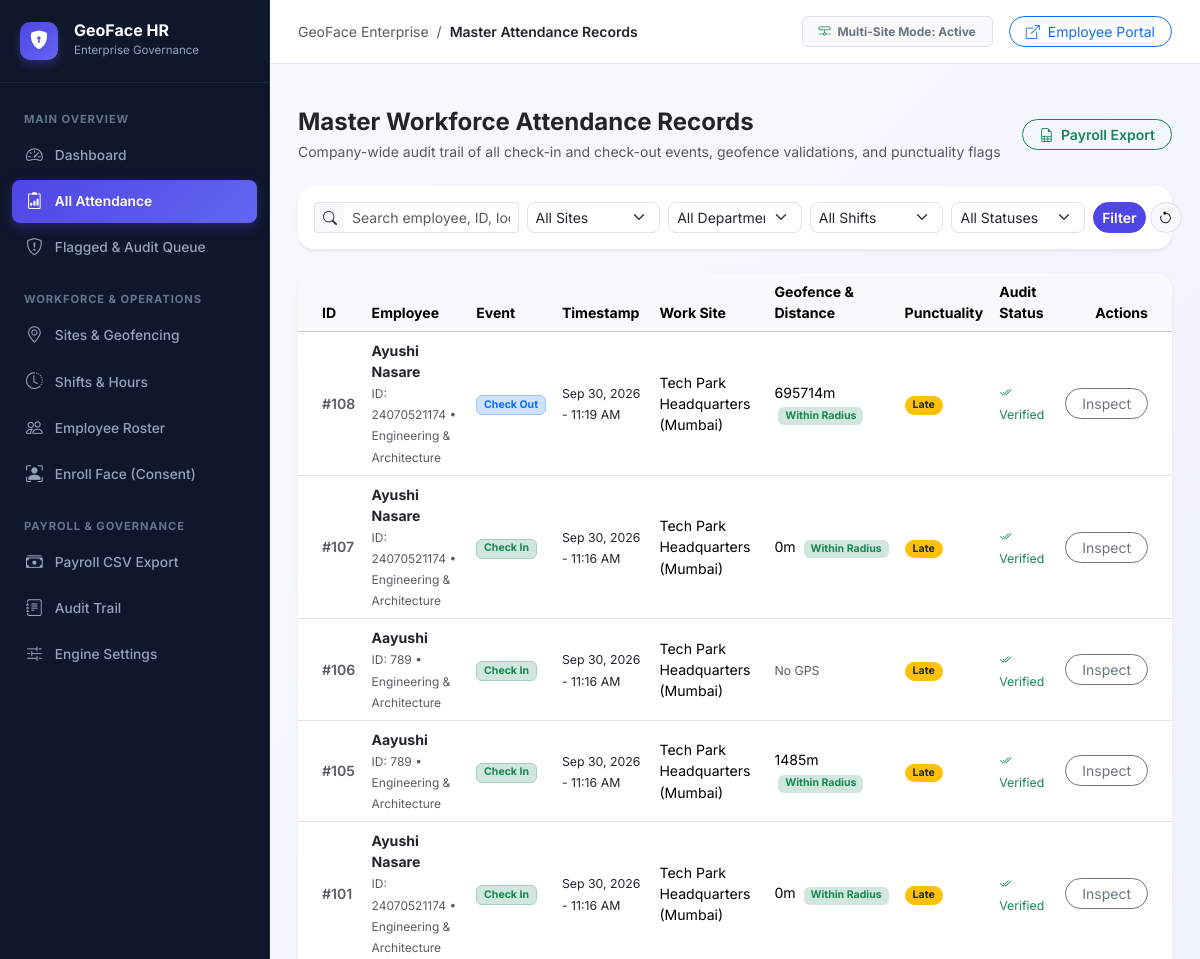
Page /admin/attendance-records (signed in, upper part) on the earlier database version.
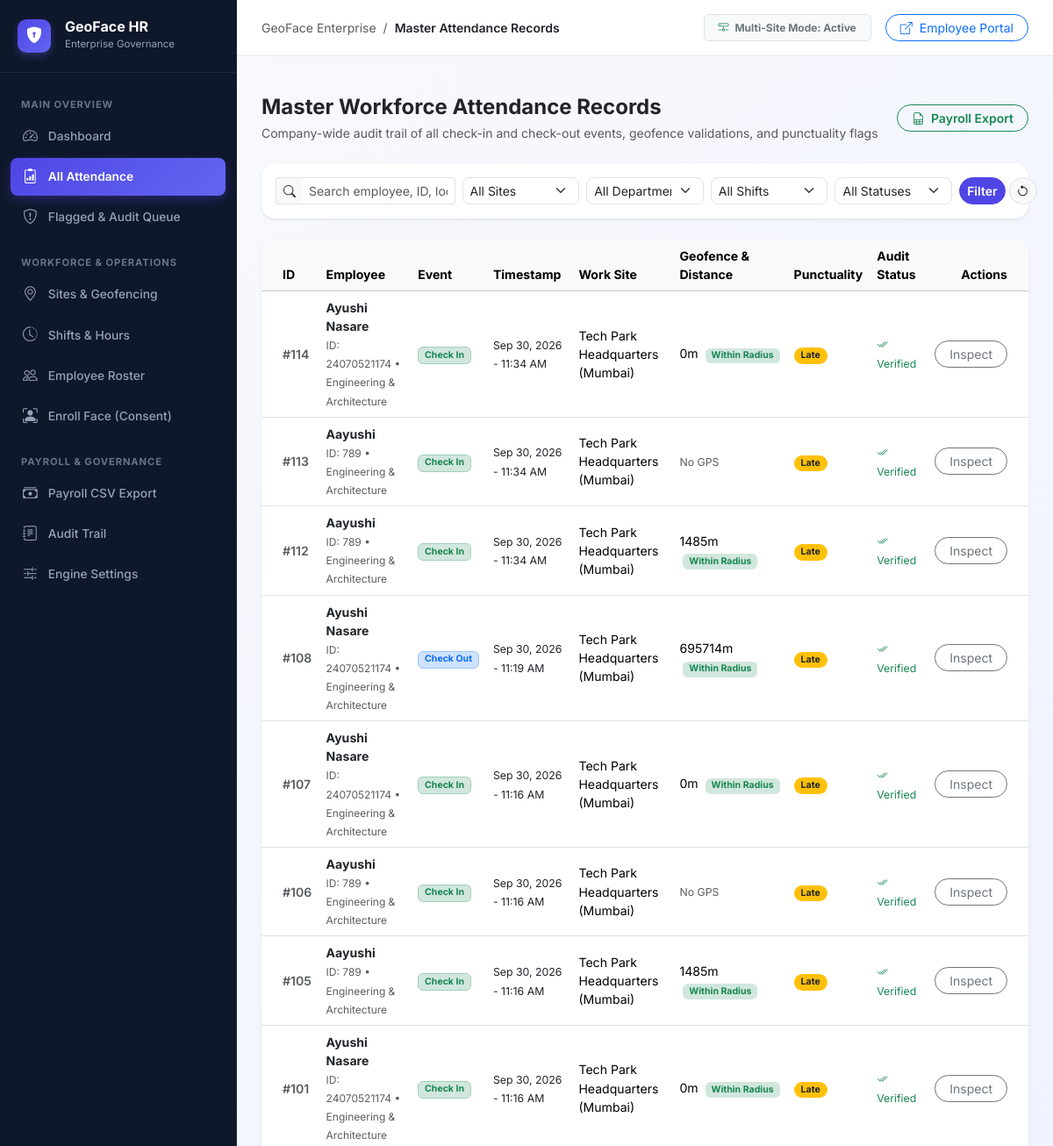
Same page on the later database version.
### tables this page shows
CREATE TABLE attendance_events (
            id INTEGER PRIMARY KEY AUTOINCREMENT,
            employee_id INTEGER NOT NULL,
            event_type TEXT NOT NULL,
            timestamp TEXT NOT NULL,
            latitude REAL,
            longitude REAL,
            address TEXT,
            site_id INTEGER,
            distance_from_site_meters REAL,
            within_geofence INTEGER DEFAULT 1,
            confidence REAL,
            liveness_passed INTEGER DEFAULT 1,
            geotagged_photo_path TEXT,
            status TEXT DEFAULT 'on_time',
            flagged INTEGER DEFAULT 0,
            flag_reason TEXT,
            reviewed_by INTEGER,
            review_note TEXT,
            created_at TEXT NOT NULL,
            FOREIGN KEY (employee_id) REFERENCES employees(id),
            FOREIGN KEY (site_id) REFERENCES sites(id)
        );

CREATE TABLE employees (
            id INTEGER PRIMARY KEY AUTOINCREMENT,
            name TEXT NOT NULL,
            employee_code TEXT UNIQUE NOT NULL,
            department_id INTEGER,
            site_id INTEGER,
            shift_id INTEGER,
            manager_id INTEGER,
            role TEXT DEFAULT 'employee',
            email TEXT UNIQUE,
            password_hash TEXT NOT NULL,
            active INTEGER DEFAULT 1,
            biometric_consent INTEGER DEFAULT 0,
            biometric_consent_timestamp TEXT,
            created_at TEXT NOT NULL,
            FOREIGN KEY (department_id) REFERENCES departments(id),
            FOREIGN KEY (site_id) REFERENCES sites(id),
            FOREIGN KEY (shift_id) REFERENCES shifts(id),
            FOREIGN KEY (manager_id) REFERENCES employees(id)
        );

CREATE TABLE departments (
            id INTEGER PRIMARY KEY AUTOINCREMENT,
            name TEXT NOT NULL,
            manager_id INTEGER,
            created_at TEXT NOT NULL
        );

CREATE TABLE sites (
            id INTEGER PRIMARY KEY AUTOINCREMENT,
            name TEXT NOT NULL,
            address TEXT,
            latitude REAL NOT NULL,
            longitude REAL NOT NULL,
            geofence_radius_meters REAL DEFAULT 200.0,
            geofencing_enabled INTEGER DEFAULT 1,
            created_at TEXT NOT NULL
        );

### blueprints/admin/routes.py (the view, shortened to what this page needs)
@admin_bp.route("/attendance")
@admin_bp.route("/attendance-records")
@login_required_admin
def attendance_records():
    site_filter = request.args.get("site_id")
    dept_filter = request.args.get("department_id")
    shift_filter = request.args.get("shift_id")
    status_filter = request.args.get("status", "all")
    from_date = request.args.get("from")
    to_date = request.args.get("to")
    search_q = request.args.get("search", "").strip()
    conn = get_db_connection()
    c = conn.cursor()
    query = """
        SELECT a.id, a.employee_id, a.event_type, a.timestamp, a.latitude, a.longitude,
               a.address, a.distance_from_site_meters, a.within_geofence, a.status,
               a.flagged, a.flag_reason, a.geotagged_photo_path,
               e.name, e.employee_code, d.name AS department_name, s.name AS site_name,
               sh.name AS shift_name
        FROM attendance_events a
        JOIN employees e ON a.employee_id = e.id
        LEFT JOIN departments d ON e.department_id = d.id
        LEFT JOIN sites s ON a.site_id = s.id
        LEFT JOIN shifts sh ON e.shift_id = sh.id
        WHERE 1=1
    """
    params = []
    if site_filter:
        query += " AND a.site_id = ?"
        params.append(site_filter)
    if dept_filter:
        query += " AND e.department_id = ?"
        params.append(dept_filter)
    if shift_filter:
        query += " AND e.shift_id = ?"
        params.append(shift_filter)
    if status_filter in ("on_time", "late", "early_leave", "overtime", "flagged"):
        query += " AND (a.status = ? OR (a.flagged = 1 AND ? = 'flagged'))"
        params.extend([status_filter, status_filter])
    if from_date:
        query += " AND date(a.timestamp) >= ?"
        params.append(from_date)
    if to_date:
        query += " AND date(a.timestamp) <= ?"
        params.append(to_date)
    if search_q:
        query += " AND (e.name LIKE ? OR e.employee_code LIKE ? OR a.address LIKE ?)"
        like_term = f"%{search_q}%"
        params.extend([like_term, like_term, like_term])
    query += " ORDER BY a.timestamp DESC LIMIT 1000"
    c.execute(query, tuple(params))
    rows = [dict(r) for r in c.fetchall()]
    for r in rows:
        r["time_display"] = format_local_timestamp(r["timestamp"], include_year=True)
        r["within_geofence"] = bool(r.get("within_geofence", 1))
    c.execute("SELECT id, name FROM sites ORDER BY name")
    sites = c.fetchall()
    c.execute("SELECT id, name FROM departments ORDER BY name")
    departments = c.fetchall()
    c.execute("SELECT id, name FROM shifts ORDER BY name")
    shifts = c.fetchall()
    conn.close()
    return render_template(
        "admin/attendance_records.html",
        records=rows,
        sites=sites,
        departments=departments,
        shifts=shifts,
        selected_site=site_filter or "",
        selected_dept=dept_filter or "",
        selected_shift=shift_filter or "",
        status_filter=status_filter,
        from_date=from_date or "",
        to_date=to_date or "",
        search_q=search_q
    )

### templates/admin/attendance_records.html (shortened to what this page needs)
{% extends "admin/base_admin.html" %}
{% block page_title %}Master Attendance Records{% endblock %}
{% block content %}
<div class="d-flex flex-wrap justify-content-between align-items-center mb-4 gap-2">
    <div>
        <h4 class="fw-bold mb-1 text-dark">Master Workforce Attendance Records</h4>
        <p class="text-muted small mb-0">Company-wide audit trail of all check-in and check-out events, geofence validations, and punctuality flags</p>
    </div>
    <div class="d-flex gap-2">
        <a href="/admin/payroll-export" class="btn btn-outline-success btn-sm rounded-pill px-3 fw-semibold">
            <i class="bi bi-file-earmark-spreadsheet me-1"></i> Payroll Export
        </a>
    </div>
</div>
<div class="card border-0 shadow-sm rounded-4 p-3 bg-white mb-4">
    <form method="GET" action="/admin/attendance" class="row g-2 align-items-center">
        <div class="col-md-3">
            <div class="input-group input-group-sm">
                <span class="input-group-text bg-light border-end-0"><i class="bi bi-search"></i></span>
                <input type="text" name="search" class="form-control form-control-sm border-start-0" placeholder="Search employee, ID, location..." value="{{ search_q }}">
            </div>
        </div>
        <div class="col-sm-6 col-md-2">
            <select name="site_id" class="form-select form-select-sm rounded-3">
                <option value="">All Sites</option>
            </select>
        </div>
        <div class="col-sm-6 col-md-2">
            <select name="department_id" class="form-select form-select-sm rounded-3">
                <option value="">All Departments</option>
            </select>
        </div>
        <div class="col-sm-6 col-md-2">
            <select name="shift_id" class="form-select form-select-sm rounded-3">
                <option value="">All Shifts</option>
            </select>
        </div>
        <div class="col-sm-6 col-md-2">
            <select name="status" class="form-select form-select-sm rounded-3">
                <option value="all" {% if status_filter == 'all' %}selected{% endif %}>All Statuses</option>
            </select>
        </div>
        <div class="col-md-1 d-flex gap-1">
            <button type="submit" class="btn btn-primary btn-sm rounded-pill w-100 fw-semibold" style="background: var(--admin-primary); border-color: var(--admin-primary);">
                Filter
            </button>
            <a href="/admin/attendance" class="btn btn-light btn-sm rounded-pill border" title="Reset Filters">
                <i class="bi bi-arrow-counterclockwise"></i>
            </a>
        </div>
    </form>
</div>
<div class="card border-0 shadow-sm rounded-4 bg-white overflow-hidden">
    <div class="table-responsive">
        <table class="table table-hover align-middle mb-0" style="font-size: 0.88rem;">
            <thead class="table-light text-secondary">
                <tr>
                    <th class="ps-4">ID</th>
                    <th>Employee</th>
                    <th>Event</th>
                    <th>Timestamp</th>
                    <th>Work Site</th>
                    <th>Geofence & Distance</th>
                    <th>Punctuality</th>
                    <th>Audit Status</th>
                    <th class="text-end pe-4">Actions</th>
                </tr>
            </thead>
            <tbody>
                {% if records %}
                    {% for r in records %}
                    <tr>
                        <td class="ps-4 text-muted fw-semibold">#{{ r.id }}</td>
                        <td>
                            <div class="fw-bold text-dark">{{ r.name }}</div>
                            <span class="text-muted" style="font-size: 0.75rem;">ID: {{ r.employee_code or '—' }} • {{ r.department_name or 'General' }}</span>
                        </td>
                        <td>
                            <span class="badge {% if r.event_type == 'check_in' %}bg-success-subtle text-success border border-success-subtle{% else %}bg-primary-subtle text-primary border border-primary-subtle{% endif %}">
                                {{ (r.event_type or 'check_in')|replace('_', ' ')|title }}
                            </span>
                        </td>
                        <td>
                            <span class="text-dark small">{{ r.time_display }}</span>
                        </td>
                        <td>{{ r.site_name or 'Headquarters' }}</td>
                        <td>
                            {% if r.distance_from_site_meters is not none %}
                                <span>{{ r.distance_from_site_meters|int }}m</span>
                                {% if r.within_geofence %}
                                <span class="badge bg-success-subtle text-success ms-1">Within Radius</span>
                                {% else %}
                                <span class="badge bg-danger text-white ms-1">Outside Geofence</span>
                                {% endif %}
                            {% else %}
                                <span class="text-muted small">No GPS</span>
                            {% endif %}
                        </td>
                        <td>
                            {% if r.status == 'on_time' %}
                            <span class="badge bg-success rounded-pill px-2 py-1">On-Time</span>
                            {% elif r.status == 'late' %}
                            <span class="badge bg-warning text-dark rounded-pill px-2 py-1">Late</span>
                            {% elif r.status == 'early_leave' %}
                            <span class="badge bg-warning text-dark rounded-pill px-2 py-1">Early Leave</span>
                            {% elif r.status == 'overtime' %}
                            <span class="badge bg-primary rounded-pill px-2 py-1">Overtime</span>
                            {% elif r.status == 'flagged' %}
                            <span class="badge bg-danger rounded-pill px-2 py-1">Flagged</span>
                            {% else %}
                            <span class="badge bg-secondary rounded-pill px-2 py-1">{{ r.status|upper }}</span>
                            {% endif %}
                        </td>
                        <td>
                            {% if r.flagged %}
                            <span class="text-danger small fw-semibold" title="{{ r.flag_reason }}">
                                <i class="bi bi-flag-fill me-1"></i>Flagged
                            </span>
                            {% else %}
                            <span class="text-success small"><i class="bi bi-check2-all me-1"></i>Verified</span>
                            {% endif %}
                        </td>
                        <td class="text-end pe-4">
                            <a href="/admin/attendance/{{ r.id }}" class="btn btn-sm btn-outline-secondary rounded-pill px-3">
                                Inspect
                            </a>
                        </td>
                    </tr>
                    {% endfor %}
                {% else %}
                    <tr>
                        <td colspan="9" class="text-center py-4 text-muted">
                            No attendance records found matching the filter criteria.
                        </td>
                    </tr>
                {% endif %}
            </tbody>
        </table>
    </div>
</div>
{% endblock %}

Differences in the rows shown:
added attendance_events: id "114", name "Ayushi Nasare", employee_code "24070521174", name "Engineering & Architecture", event_type "Check In", time_display "Sep 30, 2026 - 11:34 AM", name "Tech Park Headquarters (Mumbai)", distance_from_site_meters "0", within_geofence "Within Radius", status "Late", flagged 0 (drawn)
added attendance_events: id "113", name "Aayushi", employee_code "789", name "Engineering & Architecture", event_type "Check In", time_display "Sep 30, 2026 - 11:34 AM", name "Tech Park Headquarters (Mumbai)", shows "No GPS", status "Late", flagged 0 (drawn)
added attendance_events: id "112", name "Aayushi", employee_code "789", name "Engineering & Architecture", event_type "Check In", time_display "Sep 30, 2026 - 11:34 AM", name "Tech Park Headquarters (Mumbai)", distance_from_site_meters "1485", within_geofence "Within Radius", status "Late", flagged 0 (drawn)
